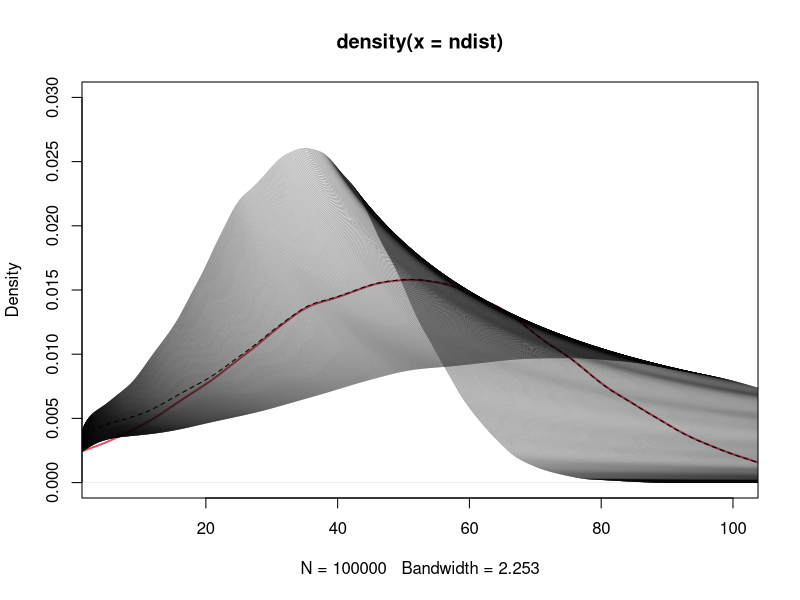

Reproduce this figure in R.
exp = 2
ndist = rnorm(100000, 50, 25)
dist = (ndist)**exp


plot(density(ndist), col = 2, lwd = 2,
     ylim=c(0, 0.03), xlim = c(5,100))

y = fun = function(x){
x = dist**x
lines(density(x), lwd = .15)
return(x)
}
y = sapply(seq((1/exp - .05), (1/exp + .05) , length.out = 500), fun)
lines(density(y[,250]), lty = 2)
colMeans(y)

